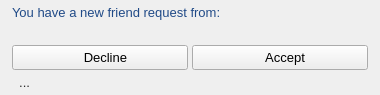
<?xml version="1.0" encoding="UTF-8"?>
<ui version="4.0">
 <class>FriendshipResponseObject</class>
 <widget class="QWidget" name="FriendshipResponseObject">
  <property name="geometry">
   <rect>
    <x>0</x>
    <y>0</y>
    <width>380</width>
    <height>95</height>
   </rect>
  </property>
  <property name="sizePolicy">
   <sizepolicy hsizetype="Fixed" vsizetype="Fixed">
    <horstretch>0</horstretch>
    <verstretch>0</verstretch>
   </sizepolicy>
  </property>
  <property name="minimumSize">
   <size>
    <width>380</width>
    <height>95</height>
   </size>
  </property>
  <property name="maximumSize">
   <size>
    <width>380</width>
    <height>95</height>
   </size>
  </property>
  <property name="font">
   <font>
    <pointsize>10</pointsize>
   </font>
  </property>
  <property name="windowTitle">
   <string>Friendship Request</string>
  </property>
  <layout class="QVBoxLayout" name="verticalLayout">
   <property name="spacing">
    <number>4</number>
   </property>
   <property name="leftMargin">
    <number>12</number>
   </property>
   <property name="topMargin">
    <number>4</number>
   </property>
   <property name="rightMargin">
    <number>12</number>
   </property>
   <property name="bottomMargin">
    <number>4</number>
   </property>
   <item>
    <widget class="QLabel" name="label_2">
     <property name="sizePolicy">
      <sizepolicy hsizetype="Expanding" vsizetype="Preferred">
       <horstretch>0</horstretch>
       <verstretch>0</verstretch>
      </sizepolicy>
     </property>
     <property name="maximumSize">
      <size>
       <width>380</width>
       <height>16777215</height>
      </size>
     </property>
     <property name="font">
      <font>
       <pointsize>10</pointsize>
      </font>
     </property>
     <property name="styleSheet">
      <string notr="true">color: rgb(32, 74, 135);</string>
     </property>
     <property name="text">
      <string>You have a new friend request from:</string>
     </property>
    </widget>
   </item>
   <item>
    <widget class="QLabel" name="emailLabel">
     <property name="sizePolicy">
      <sizepolicy hsizetype="Expanding" vsizetype="Preferred">
       <horstretch>0</horstretch>
       <verstretch>0</verstretch>
      </sizepolicy>
     </property>
     <property name="maximumSize">
      <size>
       <width>380</width>
       <height>16777215</height>
      </size>
     </property>
     <property name="font">
      <font>
       <pointsize>10</pointsize>
      </font>
     </property>
     <property name="styleSheet">
      <string notr="true">color: rgb(42, 42, 42);</string>
     </property>
     <property name="text">
      <string/>
     </property>
     <property name="indent">
      <number>-1</number>
     </property>
    </widget>
   </item>
   <item>
    <layout class="QHBoxLayout" name="horizontalLayout">
     <property name="spacing">
      <number>4</number>
     </property>
     <property name="topMargin">
      <number>0</number>
     </property>
     <item>
      <widget class="QPushButton" name="pushButton_2">
       <property name="sizePolicy">
        <sizepolicy hsizetype="Expanding" vsizetype="Fixed">
         <horstretch>0</horstretch>
         <verstretch>0</verstretch>
        </sizepolicy>
       </property>
       <property name="minimumSize">
        <size>
         <width>0</width>
         <height>25</height>
        </size>
       </property>
       <property name="maximumSize">
        <size>
         <width>16777215</width>
         <height>25</height>
        </size>
       </property>
       <property name="font">
        <font>
         <pointsize>10</pointsize>
        </font>
       </property>
       <property name="text">
        <string>   Decline</string>
       </property>
       <property name="icon">
        <iconset>
         <normalon>:/icons/icons/smiley_busy.png</normalon>
        </iconset>
       </property>
      </widget>
     </item>
     <item>
      <widget class="QPushButton" name="pushButton">
       <property name="sizePolicy">
        <sizepolicy hsizetype="Expanding" vsizetype="Fixed">
         <horstretch>0</horstretch>
         <verstretch>0</verstretch>
        </sizepolicy>
       </property>
       <property name="minimumSize">
        <size>
         <width>0</width>
         <height>25</height>
        </size>
       </property>
       <property name="maximumSize">
        <size>
         <width>16777215</width>
         <height>25</height>
        </size>
       </property>
       <property name="font">
        <font>
         <pointsize>10</pointsize>
        </font>
       </property>
       <property name="text">
        <string>   Accept</string>
       </property>
       <property name="icon">
        <iconset>
         <normalon>../../../../../build-Qs Messenger Client-Desktop-Debug/Resources/icons/addUser.png</normalon>
        </iconset>
       </property>
       <property name="iconSize">
        <size>
         <width>20</width>
         <height>20</height>
        </size>
       </property>
      </widget>
     </item>
    </layout>
   </item>
   <item>
    <widget class="QLabel" name="label">
     <property name="minimumSize">
      <size>
       <width>370</width>
       <height>17</height>
      </size>
     </property>
     <property name="maximumSize">
      <size>
       <width>370</width>
       <height>17</height>
      </size>
     </property>
     <property name="font">
      <font>
       <pointsize>10</pointsize>
      </font>
     </property>
     <property name="styleSheet">
      <string notr="true">color: rgb(42, 42, 42);</string>
     </property>
     <property name="text">
      <string>  ...</string>
     </property>
    </widget>
   </item>
  </layout>
 </widget>
 <resources/>
 <connections/>
</ui>
